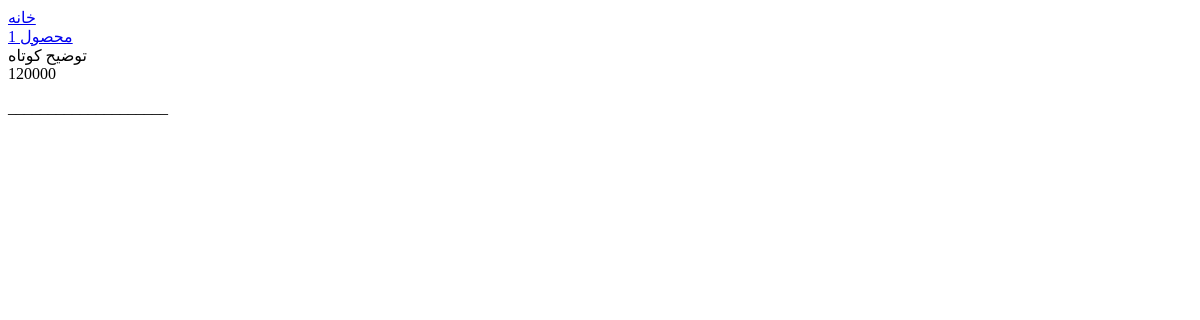
The page /shop/ on the database as committed earlier.
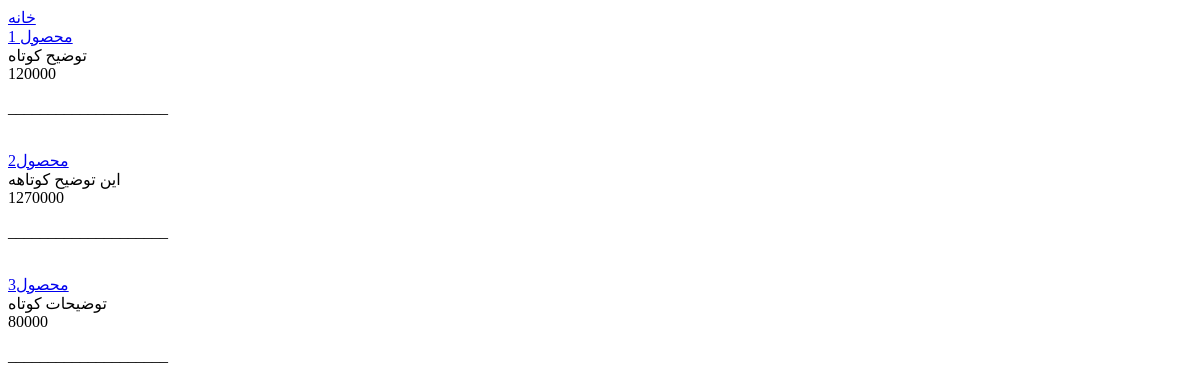
The same page on the database as committed later.
### shop/models.py (models this page shows, shortened)
class Products(models.Model):
    title = models.CharField(max_length=100, verbose_name=_('title'))
    short_description = models.CharField(max_length=300, verbose_name=_('short description'))
    full_description = models.TextField(verbose_name=_('full description'))
    price = models.PositiveIntegerField(default=0, verbose_name=_('price'))
    active = models.BooleanField(default=True, verbose_name=_('active'))
    length = models.DecimalField(max_digits=6, decimal_places=2, blank=True, null=True, verbose_name=_('length'))
    width = models.DecimalField(max_digits=6, decimal_places=2, blank=True, null=True, verbose_name=_('width'))
    height = models.DecimalField(max_digits=6, decimal_places=2, blank=True, null=True, verbose_name=_('height'))
    datetime_created = models.DateTimeField(auto_now_add=True, verbose_name=_('datetime created'))
    datetime_modified = models.DateTimeField(auto_now=True, verbose_name=_('datetime modified'))
    class Meta:
        verbose_name = _('Product')
        verbose_name_plural = _('Products')
    def get_absolute_url(self):
        return reverse('product_detail', args=[self.pk])

### shop/views.py (the view)
# urls.py: path('', views.ProductListView.as_view(), name='product_list'),
class ProductListView(generic.ListView):
    model = models.Products
    template_name = "shop/product_list.html"
    context_object_name = "products"

### shop/templates/shop/product_list.html (shortened to what this page needs)
<!DOCTYPE html>
<html lang="en">
  <head>
  </head>
  <body>
    <a href="{% url 'home' %}">خانه</a><br>
    {% for product in products %}
      <a href="{{ product.get_absolute_url }}">{{ product.title }}</a><br />
      {{ product.short_description }}<br />
      {{ product.price }}<br />
      <p>____________________</p><br />
    {% endfor %}
  </body>
</html>

Rows that differ between the two databases and show on the page:
added Products: title "محصول2", short_description "این توضیح کوتاهه", price "1270000"
added Products: title "محصول3", short_description "توضیحات کوتاه", price "80000"
